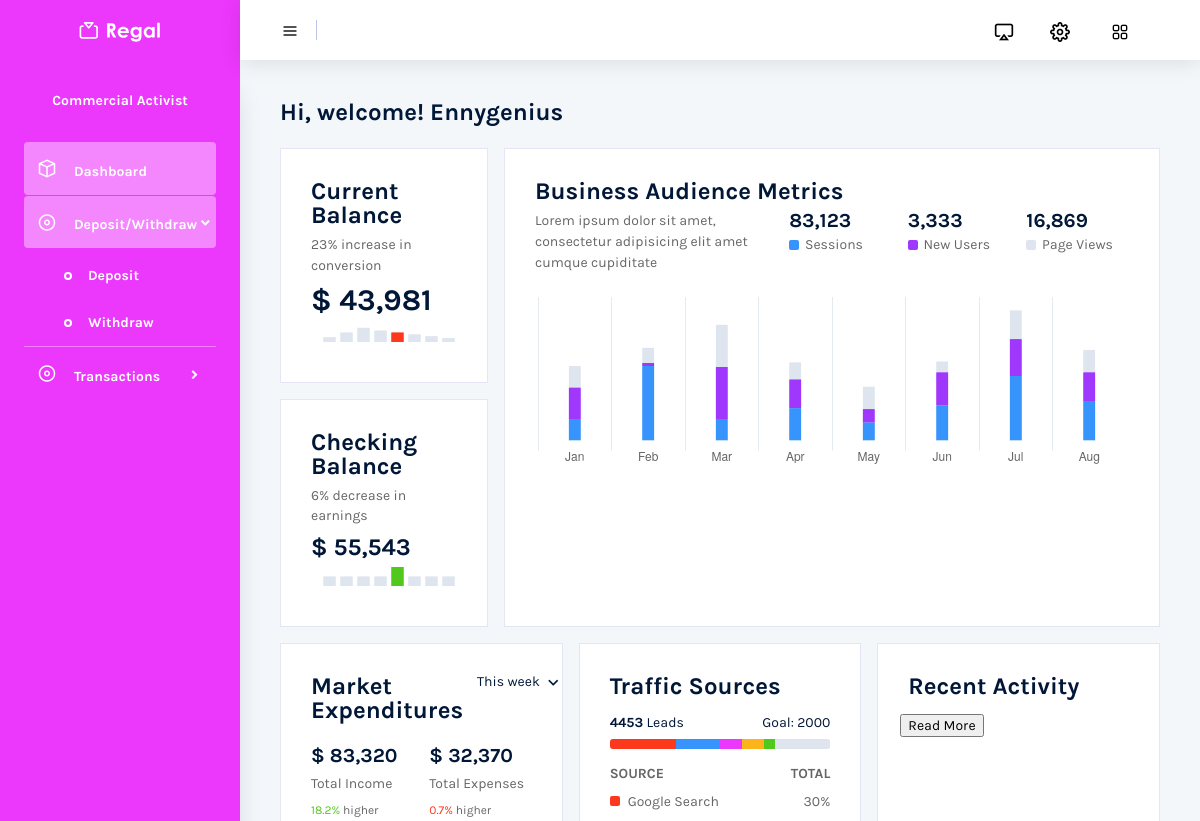
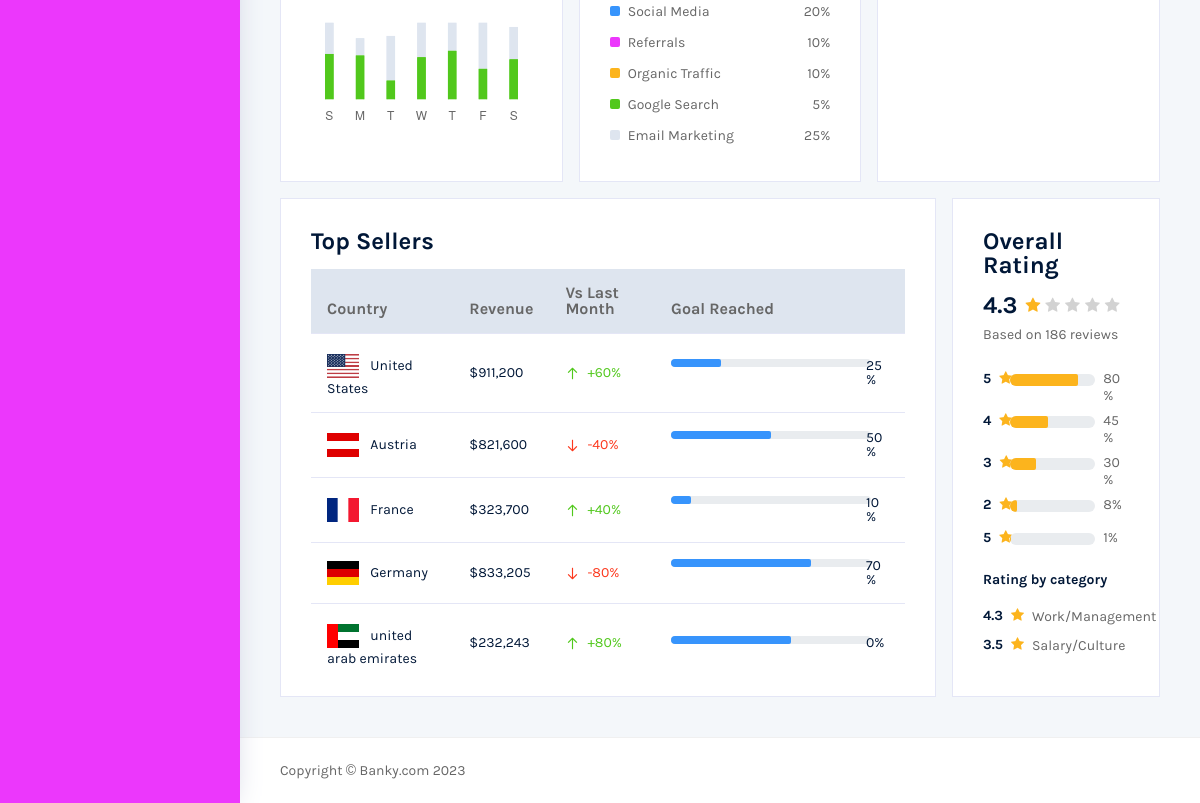
Page /dashboard/ (signed in) on the earlier database version (2 pictures, top to bottom).
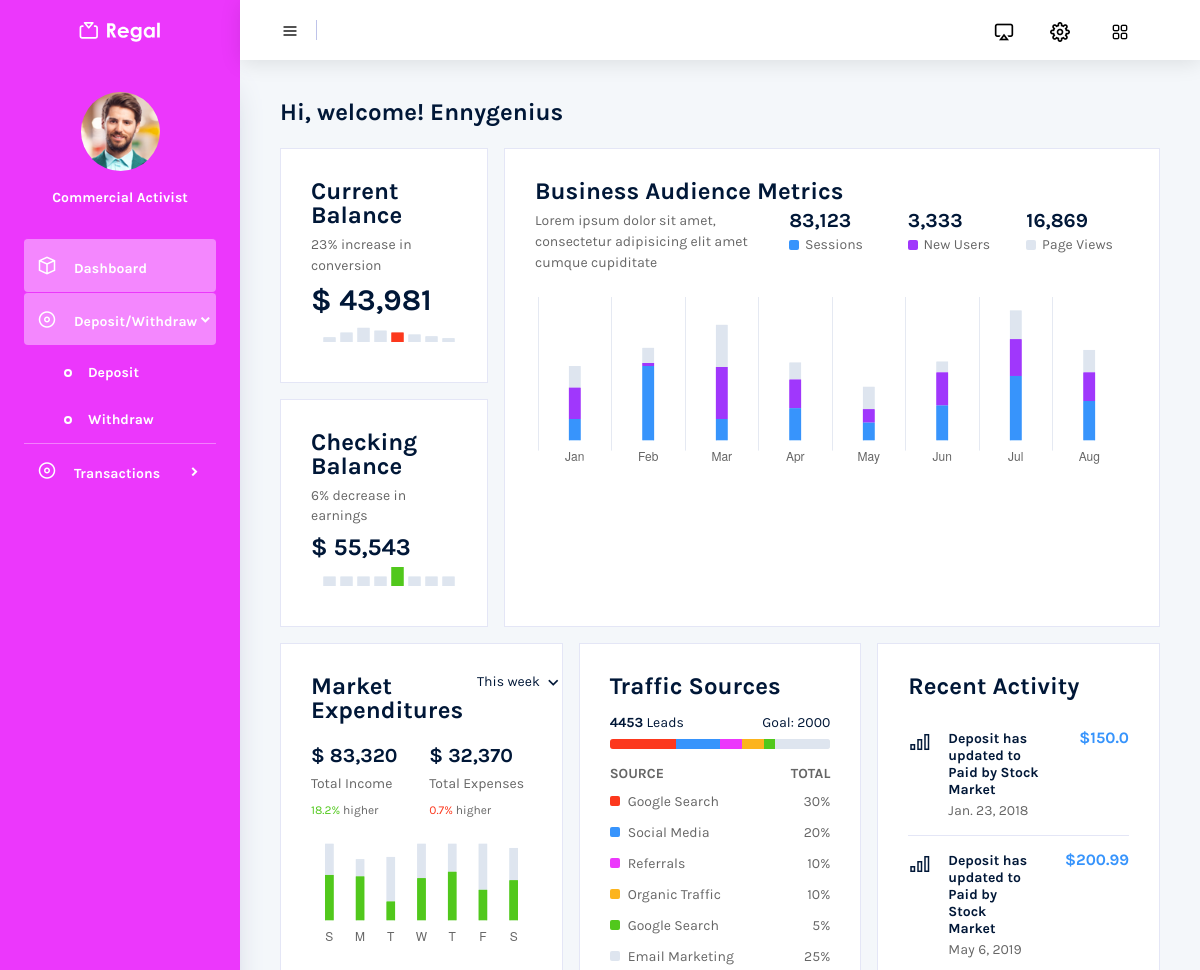
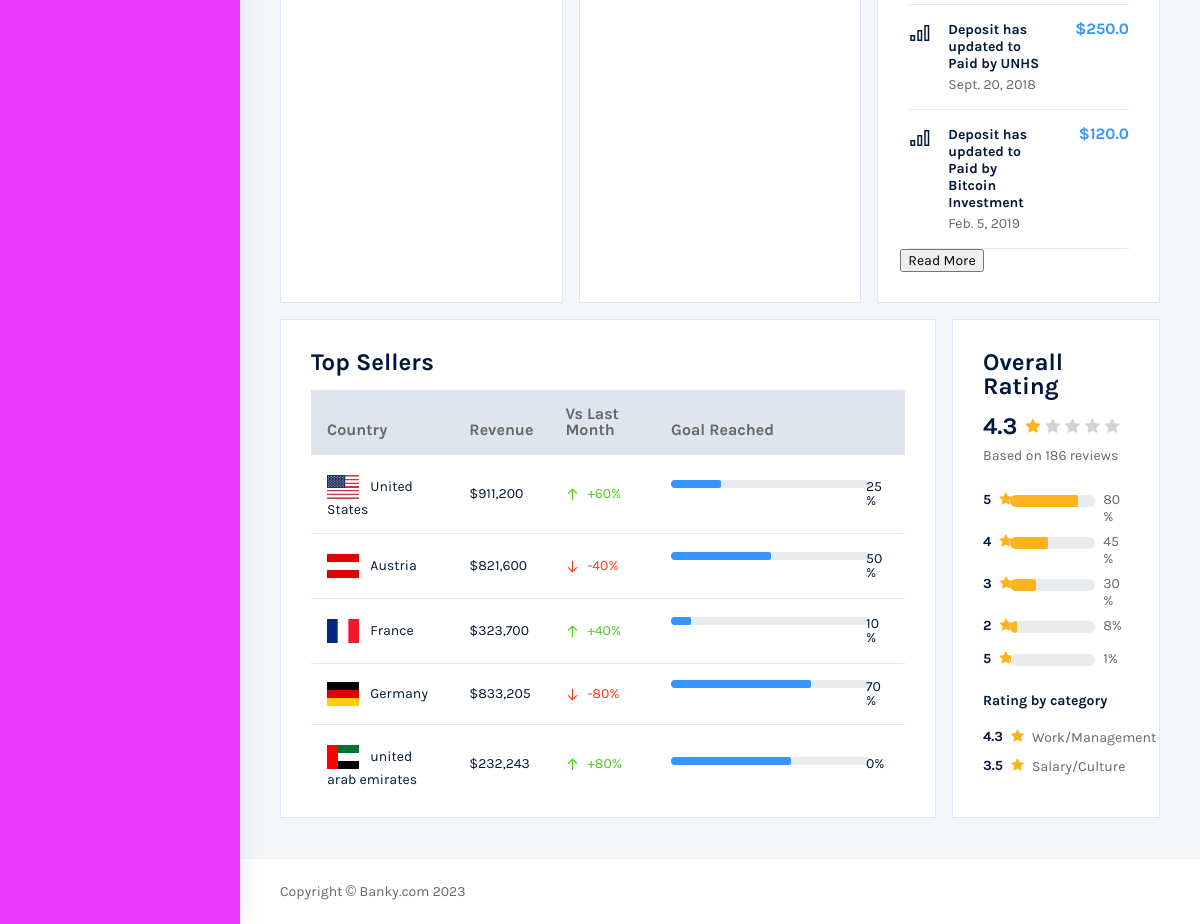
Same page on the later database version (2 pictures, top to bottom).
### banky_app/models.py (models this page shows, shortened)
class Profile(models.Model):
    user = models.ForeignKey(User, on_delete=models.CASCADE)
    image = models.ImageField(upload_to="image/" , null=True, blank=True)

class rActivities(models.Model):
    title = models.CharField(max_length=250)
    date = models.DateTimeField(auto_now_add=True)
    amount = models.FloatField()
    date_created = models.DateField()
    image = models.ImageField(upload_to="image",null=True, blank=True)
    class Meta:
        verbose_name_plural = "rActivities"

### banky_app/views.py (the view)
# urls.py: path('dashboard/', views.dashboard, name='dashboard'),
@login_required(login_url='/login')
def dashboard(request):
    profile = Profile.objects.all()
    rActivity = rActivities.objects.all()[0:4]
    if request.method == "POST":
        form = RegisterForm(request.POST,request.FILES)
        if form.is_valid():
            form.save()
            return redirect('/login')
    else:
        form = RegisterForm()
    return render(request, "index.html", {'profile':profile,"rActivity":rActivity})

### templates/index.html (shortened to what the changed rows need)
{%load static%}
<!DOCTYPE html>
<html lang="en">
<head>
  <link rel="stylesheet" href="{% static "vendors/mdi/css/materialdesignicons.min.css"%}">
  <link rel="stylesheet" href="{% static "vendors/feather/feather.css"%}">
  <link rel="stylesheet" href="{% static "vendors/base/vendor.bundle.base.css"%}">
  <link rel="stylesheet" href="{% static "vendors/flag-icon-css/css/flag-icon.min.css"%}">
  <link rel="stylesheet" href="{% static "vendors/font-awesome/css/font-awesome.min.css"%}">
  <link rel="stylesheet" href="{% static "vendors/jquery-bar-rating/fontawesome-stars-o.css"%}">
  <link rel="stylesheet" href="{% static "vendors/jquery-bar-rating/fontawesome-stars.css"%}">
  <link rel="stylesheet" href="{% static "css/style.css" %}">
</head>
<body>
  <div class="container-scroller">
    <div class="container-fluid page-body-wrapper">
      <nav class="sidebar sidebar-offcanvas" id="sidebar">
        <div class="user-profile">
          <div class="user-image">
            {% for p in profile  %}<img src="{{p.image.url}}" alt="404">{% endfor %}
          </div>
        </div>
      </nav>
      <div class="main-panel">
        <div class="content-wrapper">
          <div class="row">
              <div class="col-xl-4 grid-margin stretch-card">
                <div class="card">
                  <div class="card-body">
                    <div class="row">
                      <div class="col-sm-12">
                        <div class="text-dark">
                          {% for r in rActivity%}
                          <div class="d-flex pb-3 pt-3 border-bottom justify-content-between">
                            <div class="mr-3"><i class="mdi mdi-signal-cellular-outline icon-md"></i></div>
                            <div class="font-weight-bold mr-sm-4">
                              <div>{{r.title}}</div>
                              <div class="text-muted font-weight-normal mt-1">{{r.date_created}}</div>
                            </div>
                            <div><h6 class="font-weight-bold text-info ml-sm-2">${{r.amount}}</h6></div>
                          </div>
                          {% endfor %}
                        </div>
                      </div>
                    </div>
                  </div>
                </div>
              </div>
          </div>
          <div class="row">
            <div class="col-xl-9 grid-margin-lg-0 grid-margin stretch-card">
              <div class="card">
                <div class="card-body">
                    <div class="table-responsive mt-3">
                      <table class="table table-header-bg">
                        <thead>
                          <tr>
                            <th>
                                Country
                            </th>
                            <th>
                                Revenue
                            </th>
                            <th>
                                Vs Last Month
                            </th>
                            <th>
                                Goal Reached
                            </th>
                          </tr>
                        </thead>
                      </table>
                    </div>
                </div>
              </div>
            </div>
          </div>
        </div>
      </div>
    </div>
  </div>
</body>
</html>

Differences in the rows shown:
added Profile: image (picture)
added rActivities: title "Deposit has updated to Paid by Stock Market", date_created "Jan. 23, 2018", amount "150.0"
added rActivities: title "Deposit has updated to Paid by Stock Market", date_created "May 6, 2019", amount "200.99"
added rActivities: title "Deposit has updated to Paid by UNHS", date_created "Sept. 20, 2018", amount "250.0"
added rActivities: title "Deposit has updated to Paid by Bitcoin Investment", date_created "Feb. 5, 2019", amount "120.0"
